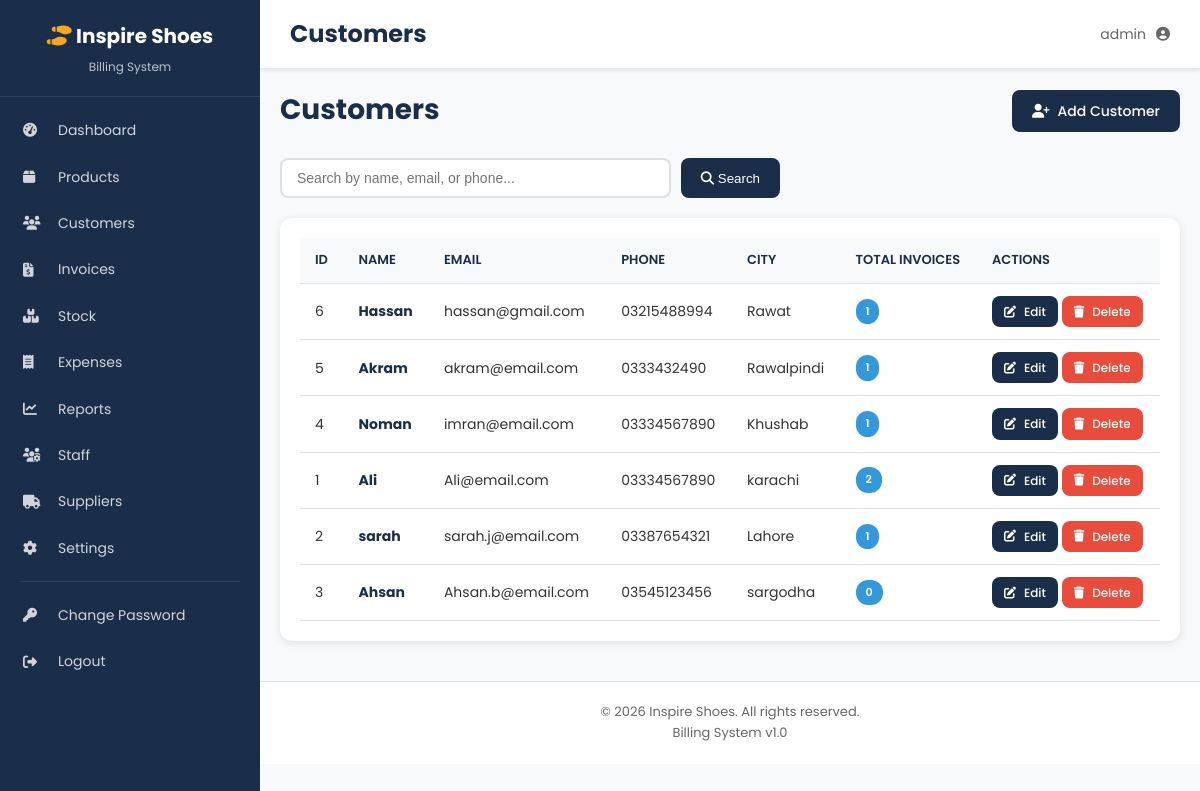
The app's page /customers/list.php (signed in) with its own data.
### tables this page shows
CREATE TABLE `users` (
  `id` int(11) NOT NULL,
  `username` varchar(50) NOT NULL,
  `email` varchar(100) NOT NULL,
  `password_hash` varchar(255) NOT NULL,
  `role` enum('admin','staff') DEFAULT 'staff',
  `status` enum('active','inactive') NOT NULL DEFAULT 'active',
  `created_at` timestamp NOT NULL DEFAULT current_timestamp(),
  `updated_at` timestamp NOT NULL DEFAULT current_timestamp() ON UPDATE current_timestamp()
);

CREATE TABLE `customers` (
  `id` int(11) NOT NULL,
  `full_name` varchar(100) NOT NULL,
  `email` varchar(100) NOT NULL,
  `phone` varchar(20) NOT NULL,
  `address` text DEFAULT NULL,
  `city` varchar(100) DEFAULT NULL,
  `created_at` timestamp NOT NULL DEFAULT current_timestamp(),
  `updated_at` timestamp NOT NULL DEFAULT current_timestamp() ON UPDATE current_timestamp()
);

### includes/functions.php (called while the page is built, shortened)
<?php
require_once __DIR__ . '/../config/db.php';
function getUserRole(): string {
    return $_SESSION['role'] ?? 'staff';
}
function isAdmin(): bool {
    return getUserRole() === 'admin';
}
function getCurrentUser() {
    global $pdo;
    $stmt = $pdo->prepare("SELECT * FROM users WHERE id = ?");
    $stmt->execute([$_SESSION['user_id']]);
    return $stmt->fetch();
}
function h($string): string {
    return htmlspecialchars($string ?? '', ENT_QUOTES, 'UTF-8');
}

### customers/list.php (the view, shortened to what this page needs)
<?php
require_once __DIR__ . '/../config/db.php';
require_once __DIR__ . '/../includes/functions.php';
$page_title = 'Customers';
$search = trim(filter_input(INPUT_GET, 'q', FILTER_SANITIZE_SPECIAL_CHARS) ?? '');
$searchParam = "%$search%";
if (!empty($search)) {
    $stmt = $pdo->prepare("
        SELECT c.*, COUNT(i.id) AS total_invoices
        FROM customers c
        LEFT JOIN invoices i ON i.customer_id = c.id
        WHERE c.full_name LIKE ? OR c.email LIKE ? OR c.phone LIKE ?
        GROUP BY c.id
        ORDER BY c.created_at DESC
    ");
    $stmt->execute([$searchParam, $searchParam, $searchParam]);
    $customers = $stmt->fetchAll(PDO::FETCH_ASSOC);
} else {
    $customers = $pdo->query("
        SELECT c.*, COUNT(i.id) AS total_invoices
        FROM customers c
        LEFT JOIN invoices i ON i.customer_id = c.id
        GROUP BY c.id
        ORDER BY c.created_at DESC
    ")->fetchAll(PDO::FETCH_ASSOC);
}
include __DIR__ . '/../includes/header.php';
?>
<div class="page-header">
    <h1>Customers</h1>
    <div>
        <a href="add.php" class="btn btn-primary">
            <i class="fas fa-user-plus"></i> Add Customer
        </a>
    </div>
</div>
<div class="search-container">
    <form method="GET" class="search-form">
        <input type="text" name="q" placeholder="Search by name, email, or phone..."
               value="<?php echo h($search); ?>">
        <button type="submit"><i class="fas fa-search"></i> Search</button>
    </form>
</div>
<div class="card">
    <div class="card-body">
        <?php if (empty($customers)): ?>
            <div class="empty-state">
                <i class="fas fa-users"></i>
                <p>No customers found.</p>
            </div>
        <?php else: ?>
            <div class="table-container">
                <table>
                    <thead>
                        <tr>
                            <th>ID</th>
                            <th>Name</th>
                            <th>Email</th>
                            <th>Phone</th>
                            <th>City</th>
                            <th>Total Invoices</th>
                            <th>Actions</th>
                        </tr>
                    </thead>
                    <tbody>
                        <?php foreach ($customers as $customer): ?>
                            <tr>
                                <td><?php echo h((string)$customer['id']); ?></td>
                                <td>
                                    <a href="profile.php?id=<?php echo h((string)$customer['id']); ?>">
                                        <strong><?php echo h($customer['full_name']); ?></strong>
                                    </a>
                                </td>
                                <td><?php echo h($customer['email']); ?></td>
                                <td><?php echo h($customer['phone']); ?></td>
                                <td><?php echo h($customer['city'] ?? '-'); ?></td>
                                <td>
                                    <span class="badge badge-info"><?php echo h((string)$customer['total_invoices']); ?></span>
                                </td>
                                <td>
                                    <a href="edit.php?id=<?php echo h((string)$customer['id']); ?>" class="btn btn-sm btn-primary">
                                        <i class="fas fa-edit"></i> Edit
                                    </a>
                                    <?php if (isAdmin()): ?>
                                        <a href="delete.php?id=<?php echo h((string)$customer['id']); ?>"
                                           class="btn btn-sm btn-danger"
                                           onclick="return confirm('Are you sure you want to delete this customer?');">
                                            <i class="fas fa-trash"></i> Delete
                                        </a>
                                    <?php endif; ?>
                                </td>
                            </tr>
                        <?php endforeach; ?>
                    </tbody>
                </table>
            </div>
        <?php endif; ?>
    </div>
</div>
<?php include __DIR__ . '/../includes/footer.php'; ?>

### includes/header.php (shortened to what this page needs)
<?php
require_once __DIR__ . '/../config/db.php';
require_once __DIR__ . '/functions.php';
$current_page  = basename($_SERVER['PHP_SELF']);
$is_logged_in  = isset($_SESSION['user_id']);
$current_user = $is_logged_in ? getCurrentUser() : null;
?>
<!DOCTYPE html>
<html lang="en">
<head>
    <link rel="stylesheet" href="https://cdnjs.cloudflare.com/ajax/libs/font-awesome/6.4.0/css/all.min.css">
    <link rel="stylesheet" href="<?php echo CSS_URL; ?>/style.css">
</head>
<body>
<?php if ($is_logged_in): ?>
<nav class="sidebar">
    <div class="sidebar-header">
        <h2><i class="fas fa-shoe-prints"></i> Inspire Shoes</h2>
        <p>Billing System</p>
    </div>
    <ul class="nav-menu">
        <li class="<?php echo ($current_page === 'index.php' && strpos($_SERVER['PHP_SELF'], '/auth/') === false) ? 'active' : ''; ?>">
            <a href="<?php echo BASE_URL; ?>/index.php">
                <i class="fas fa-tachometer-alt"></i>
                <span>Dashboard</span>
            </a>
        </li>
        <li class="<?php echo strpos($_SERVER['PHP_SELF'], '/products/') !== false ? 'active' : ''; ?>">
            <a href="<?php echo BASE_URL; ?>/products/list.php">
                <i class="fas fa-box"></i>
                <span>Products</span>
            </a>
        </li>
        <li class="<?php echo strpos($_SERVER['PHP_SELF'], '/customers/') !== false ? 'active' : ''; ?>">
            <a href="<?php echo BASE_URL; ?>/customers/list.php">
                <i class="fas fa-users"></i>
                <span>Customers</span>
            </a>
        </li>
        <li class="<?php echo strpos($_SERVER['PHP_SELF'], '/invoices/') !== false ? 'active' : ''; ?>">
            <a href="<?php echo BASE_URL; ?>/invoices/list.php">
                <i class="fas fa-file-invoice-dollar"></i>
                <span>Invoices</span>
            </a>
        </li>
        <?php if (isAdmin()): ?>
        <li class="<?php echo strpos($_SERVER['PHP_SELF'], '/stock/') !== false ? 'active' : ''; ?>">
            <a href="<?php echo BASE_URL; ?>/stock/manage.php">
                <i class="fas fa-boxes"></i>
                <span>Stock</span>
            </a>
        </li>
        <li class="<?php echo strpos($_SERVER['PHP_SELF'], '/expenses/') !== false ? 'active' : ''; ?>">
            <a href="<?php echo BASE_URL; ?>/expenses/list.php">
                <i class="fas fa-receipt"></i>
                <span>Expenses</span>
            </a>
        </li>
        <li class="<?php echo strpos($_SERVER['PHP_SELF'], '/reports/') !== false ? 'active' : ''; ?>">
            <a href="<?php echo BASE_URL; ?>/reports/sales.php">
                <i class="fas fa-chart-line"></i>
                <span>Reports</span>
            </a>
        </li>
        <?php endif; ?>
        <?php if (isAdmin()): ?>
        <li class="<?php echo strpos($_SERVER['PHP_SELF'], '/admin/') !== false ? 'active' : ''; ?>">
            <a href="<?php echo BASE_URL; ?>/admin/staff.php">
                <i class="fas fa-users-cog"></i>
                <span>Staff</span>
            </a>
        </li>
        <li>
            <a href="<?php echo BASE_URL; ?>/admin/suppliers.php">
                <i class="fas fa-truck"></i>
                <span>Suppliers</span>
            </a>
        </li>
        <li>
            <a href="<?php echo BASE_URL; ?>/admin/settings.php">
                <i class="fas fa-cog"></i>
                <span>Settings</span>
            </a>
        </li>
        <?php endif; ?>
        <li class="nav-divider"></li>
        <li>
            <a href="<?php echo BASE_URL; ?>/auth/change-password.php">
                <i class="fas fa-key"></i>
                <span>Change Password</span>
            </a>
        </li>
        <li>
            <a href="<?php echo BASE_URL; ?>/auth/logout.php" class="logout-link">
                <i class="fas fa-sign-out-alt"></i>
                <span>Logout</span>
            </a>
        </li>
    </ul>
</nav>
<main class="main-content">
    <header class="top-bar">
        <h1><?php echo isset($page_title) ? h($page_title) : 'Dashboard'; ?></h1>
        <div class="user-info">
            <span class="user-name"><?php echo h($current_user['username'] ?? ''); ?></span>
            <i class="fas fa-user-circle"></i>
        </div>
    </header>
    <div class="content-wrapper">
<?php endif; ?>

### assets/css/style.css (style rules this page uses)
:root { --primary: #1a2e4a; --primary-light: #2c4a6e; --accent: #f5a623; --accent-hover: #d4941f; --white: #ffffff; --light-gray: #f4f6f9; --gray: #6c757d; --danger: #e74c3c; --danger-light: #c0392b; --success: #27ae60; --success-light: #229954; --warning: #f39c12; --warning-light: #d68910; --info: #3498db; --text: #333333; --text-light: #666666; --border: #dee2e6; --shadow: rgba(0, 0, 0, 0.1); --sidebar-width: 250px; }
* { margin: 0; padding: 0; box-sizing: border-box; }
body { font-family: 'Poppins', -apple-system, BlinkMacSystemFont, 'Segoe UI', Roboto, sans-serif; font-size: 14px; line-height: 1.6; color: var(--text); background-color: var(--light-gray); }
a { text-decoration: none; color: inherit; }
ul { list-style: none; }
body { display: flex; min-height: 100vh; }
.sidebar { width: var(--sidebar-width); background: var(--primary); color: var(--white); position: fixed; top: 0; left: 0; height: 100vh; overflow-y: auto; z-index: 1000; display: flex; flex-direction: column; }
.main-content { margin-left: var(--sidebar-width); flex: 1; min-height: 100vh; background: var(--light-gray); }
.content-wrapper { padding: 20px; max-width: 1400px; margin: 0 auto; }
.sidebar-header { padding: 20px; text-align: center; border-bottom: 1px solid rgba(255,255,255,0.1); }
.sidebar-header h2 { font-size: 20px; margin-bottom: 5px; }
.sidebar-header h2 i { color: var(--accent); }
.sidebar-header p { font-size: 12px; opacity: 0.7; }
.nav-menu { flex: 1; padding: 10px 0; }
.nav-menu li a { display: flex; align-items: center; padding: 12px 20px; color: rgba(255,255,255,0.8); transition: all 0.3s; border-left: 3px solid transparent; }
.nav-menu li a i { width: 25px; margin-right: 10px; }
.nav-divider { height: 1px; background: rgba(255,255,255,0.1); margin: 10px 20px; }
.top-bar { background: var(--white); padding: 15px 30px; display: flex; align-items: center; justify-content: space-between; box-shadow: 0 2px 4px var(--shadow); position: sticky; top: 0; z-index: 100; }
.top-bar h1 { font-size: 24px; color: var(--primary); }
.user-info { display: flex; align-items: center; gap: 10px; color: var(--text-light); }
.page-header { display: flex; justify-content: space-between; align-items: center; margin-bottom: 25px; }
.page-header h1 { font-size: 28px; color: var(--primary); }
.card { background: var(--white); border-radius: 12px; box-shadow: 0 2px 8px var(--shadow); margin-bottom: 20px; }
.card-body { padding: 20px; }
.table-container { overflow-x: auto; }
table { width: 100%; border-collapse: collapse; }
table th, table td { padding: 12px 15px; text-align: left; border-bottom: 1px solid var(--border); }
table th { background: var(--light-gray); font-weight: 600; color: var(--primary); font-size: 13px; text-transform: uppercase; }
table td a { color: var(--primary); }
.btn { display: inline-flex; align-items: center; gap: 8px; padding: 10px 20px; border: none; border-radius: 8px; font-size: 14px; font-weight: 500; cursor: pointer; transition: all 0.3s; text-decoration: none; }
.btn-primary { background: var(--primary); color: var(--white); }
.btn-danger { background: var(--danger); color: var(--white); }
.btn-sm { padding: 6px 12px; font-size: 12px; }
.badge { display: inline-block; padding: 4px 10px; border-radius: 12px; font-size: 11px; font-weight: 600; text-transform: uppercase; }
.badge-info { background: var(--info); color: var(--white); }

### includes/header.php (style rules this page uses)
:root { --primary-color: #1a2e4a; --secondary-color: #2c4a6e; --accent-color: #f5a623; --accent-hover: #d4941f; --success-color: #28a745; --danger-color: #dc3545; --warning-color: #ffc107; --info-color: #17a2b8; --light-gray: #f8f9fa; --dark-gray: #6c757d; --white: #ffffff; --border-color: #dee2e6; --text-color: #333333; --sidebar-width: 260px; }
* { margin: 0; padding: 0; box-sizing: border-box; }
body { font-family: 'Poppins', sans-serif; background-color: #f5f7fa; color: var(--text-color); line-height: 1.6; }

### customers/list.php (style rules this page uses)
.search-container { margin-bottom: 20px; }
.search-form { display: flex; gap: 10px; max-width: 500px; }
.search-form input { flex: 1; padding: 10px 15px; border: 2px solid #e0e0e0; border-radius: 8px; font-size: 14px; }
.search-form button { padding: 10px 20px; background: var(--primary-color); color: white; border: none; border-radius: 8px; cursor: pointer; }

### records on screen
users: username "admin"
customers: id "6", full_name "Hassan", email "hassan@gmail.com", phone "03215488994", city "Rawat", total_invoices "1"
customers: id "5", full_name "Akram", email "akram@email.com", phone "0333432490", city "Rawalpindi", total_invoices "1"
customers: id "4", full_name "Noman", email "imran@email.com", phone "03334567890", city "Khushab", total_invoices "1"
customers: id "1", full_name "Ali", email "Ali@email.com", phone "03334567890", city "karachi", total_invoices "2"
customers: id "2", full_name "sarah", email "sarah.j@email.com", phone "03387654321", city "Lahore", total_invoices "1"
customers: id "3", full_name "Ahsan", email "Ahsan.b@email.com", phone "03545123456", city "sargodha", total_invoices "0"

### other values on screen
$page_title "Customers"
